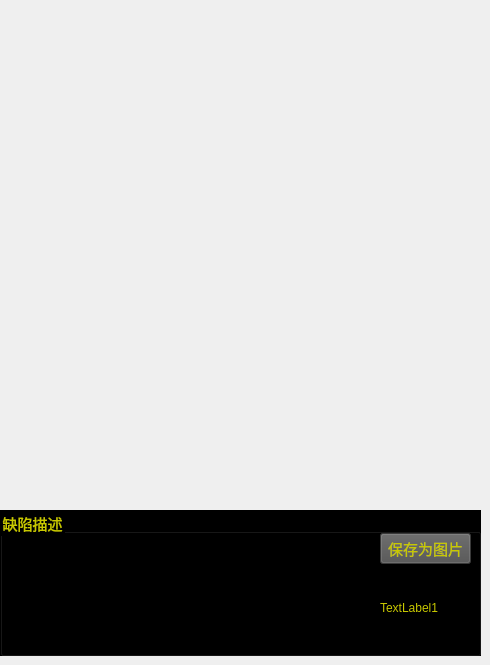
     <widget class="QWidget" name="tab1">
      <property name="styleSheet">
       <string notr="true"/>
      </property>
      <attribute name="title">
       <string>扫描数据</string>
      </attribute>
      <widget class="QGroupBox" name="groupBox_3">
       <property name="geometry">
        <rect>
         <x>0</x>
         <y>510</y>
         <width>481</width>
         <height>146</height>
        </rect>
       </property>
       <property name="font">
        <font>
         <family>Arial</family>
         <pointsize>11</pointsize>
        </font>
       </property>
       <property name="styleSheet">
        <string notr="true">color: rgb(200, 200, 0);
background-color: rgb(0, 0, 0);</string>
       </property>
       <property name="title">
        <string>缺陷描述</string>
       </property>
       <widget class="QTextEdit" name="textEdit1">
        <property name="geometry">
         <rect>
          <x>10</x>
          <y>23</y>
          <width>361</width>
          <height>111</height>
         </rect>
        </property>
        <property name="font">
         <font>
          <family>Arial</family>
          <pointsize>11</pointsize>
         </font>
        </property>
        <property name="autoFillBackground">
         <bool>false</bool>
        </property>
        <property name="styleSheet">
         <string notr="true"/>
        </property>
       </widget>
       <widget class="QPushButton" name="SaveasPic1">
        <property name="geometry">
         <rect>
          <x>380</x>
          <y>23</y>
          <width>91</width>
          <height>31</height>
         </rect>
        </property>
        <property name="font">
         <font>
          <family>Arial</family>
          <pointsize>11</pointsize>
         </font>
        </property>
        <property name="styleSheet">
         <string notr="true">background-color: rgb(80, 80, 80);
color: rgb(200, 200, 0);</string>
        </property>
        <property name="text">
         <string>保存为图片</string>
        </property>
       </widget>
       <widget class="QLabel" name="label1">
        <property name="geometry">
         <rect>
          <x>380</x>
          <y>62</y>
          <width>91</width>
          <height>71</height>
         </rect>
        </property>
        <property name="text">
         <string>TextLabel1</string>
        </property>
       </widget>
      </widget>
      <widget class="QVTKWidget" name="qvtkWidget1" native="true">
       <property name="geometry">
        <rect>
         <x>0</x>
         <y>0</y>
         <width>481</width>
         <height>511</height>
        </rect>
       </property>
      </widget>
     </widget>
